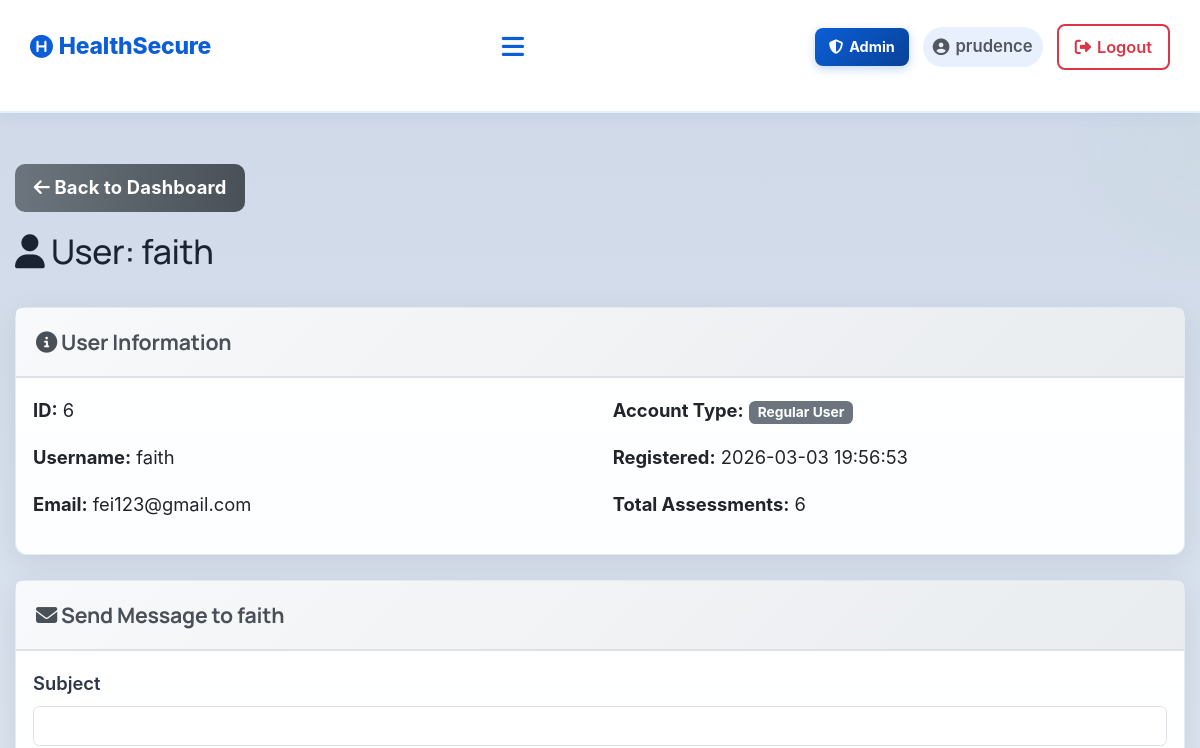
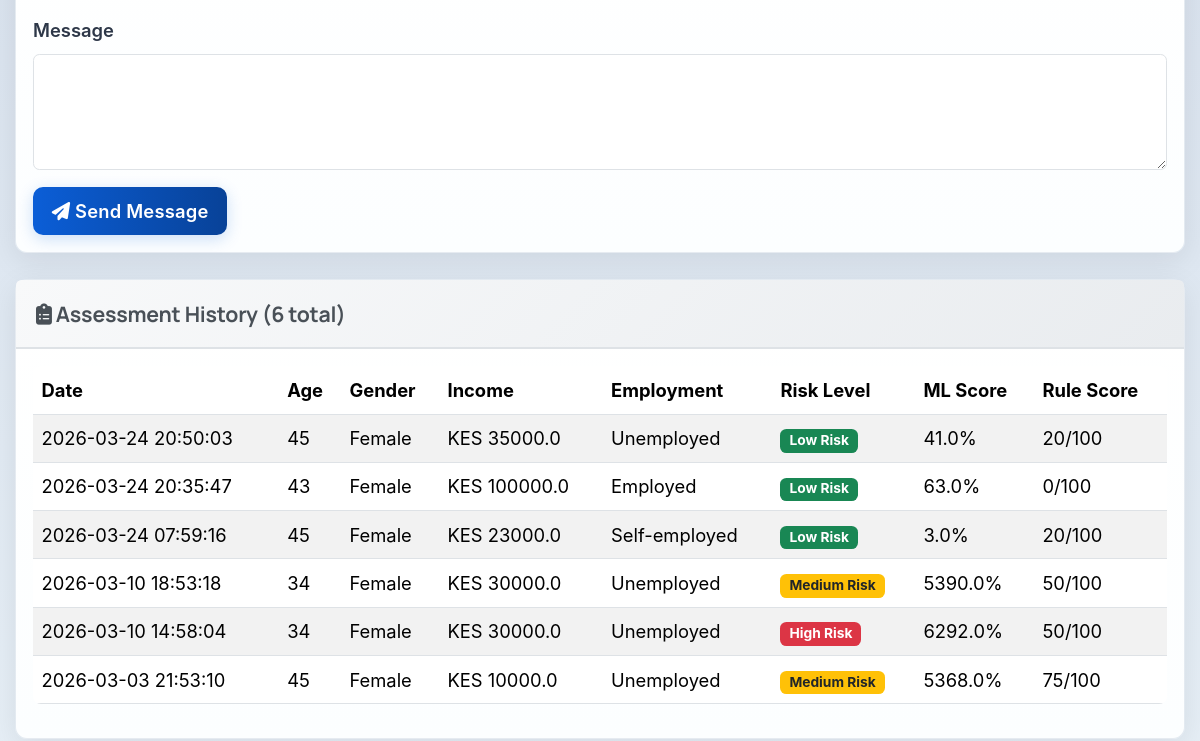
Page /admin/user/6 (signed in, upper part) on the earlier database version (2 pictures, top to bottom).
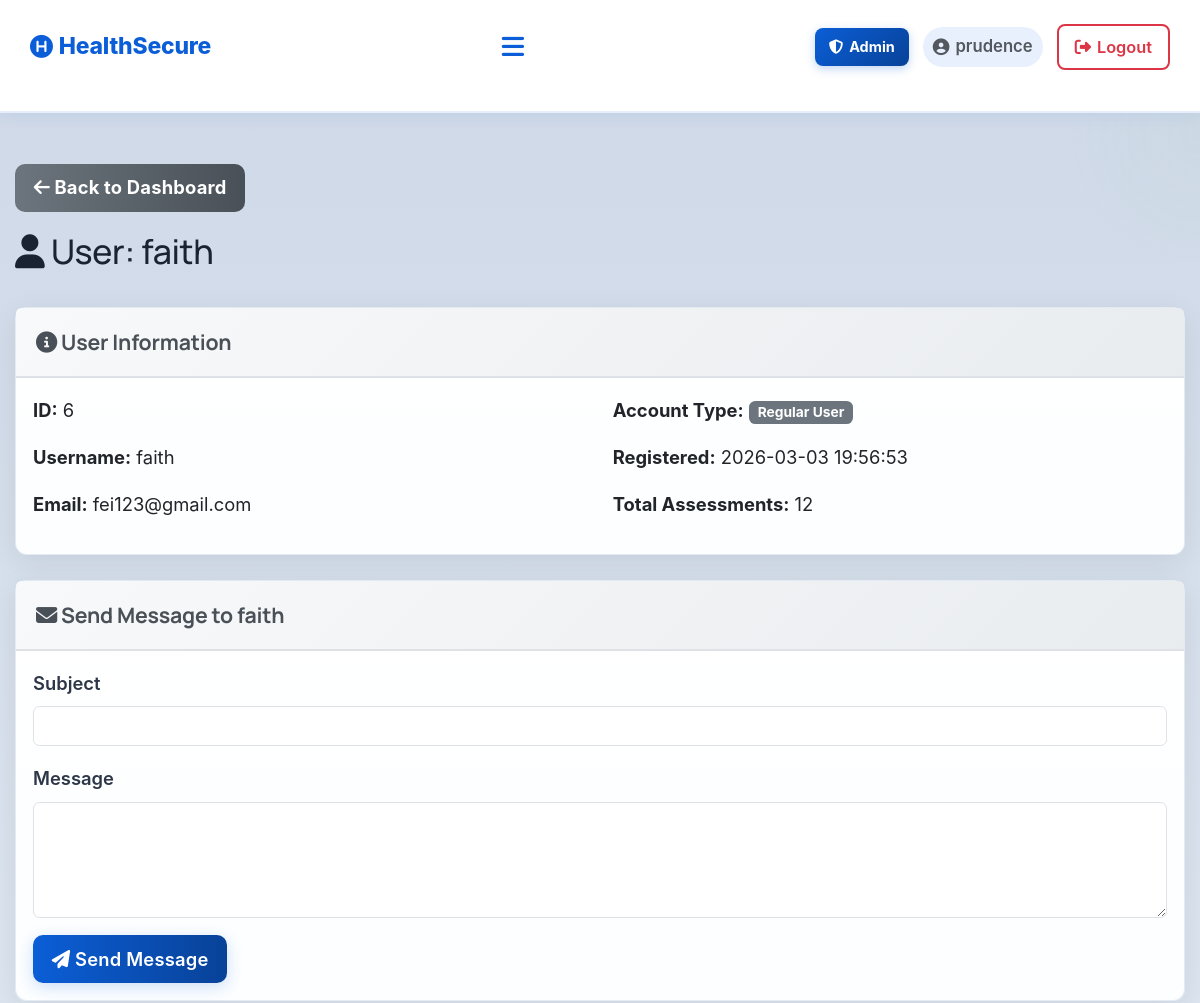
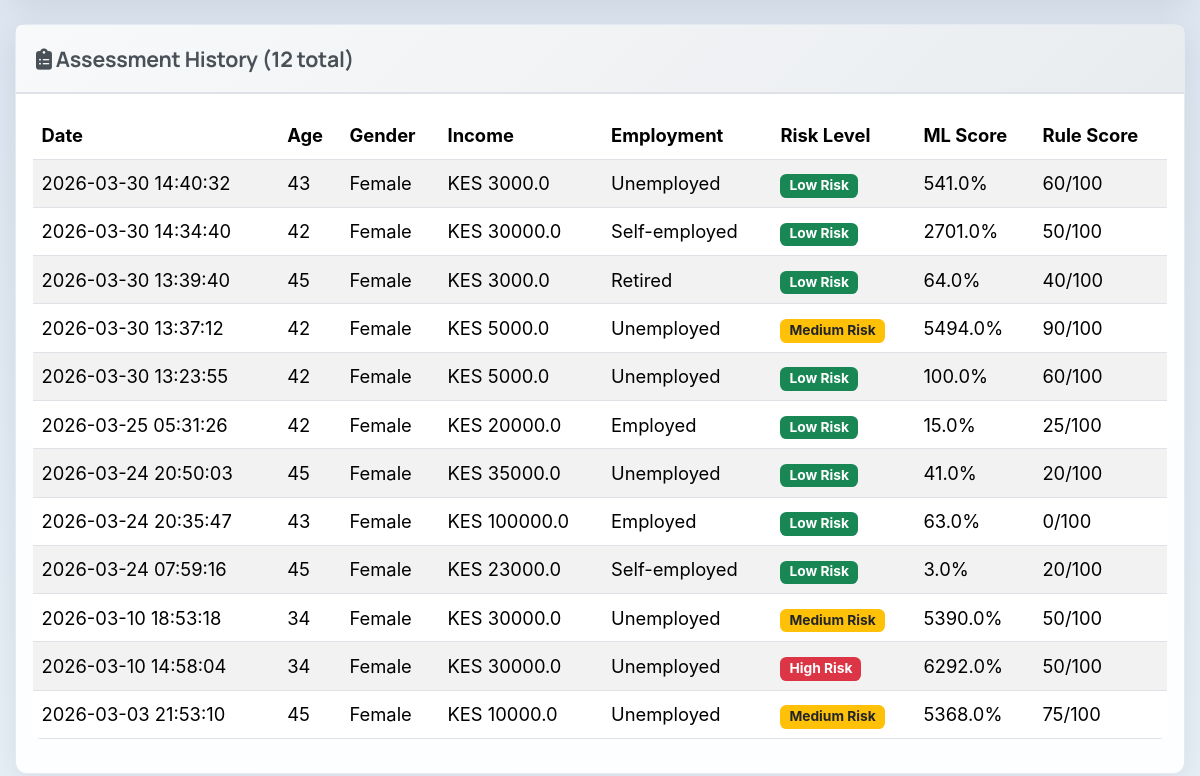
Same page on the later database version (2 pictures, top to bottom).
### tables this page shows
CREATE TABLE assessments (
            id INTEGER PRIMARY KEY AUTOINCREMENT,
            user_id INTEGER NOT NULL,
            age INTEGER,
            gender TEXT,
            marital_status TEXT,
            employment_status TEXT,
            income REAL,
            children INTEGER,
            education_level TEXT,
            residence_type TEXT,
            chronic_illness TEXT,
            family_size INTEGER,
            healthcare_knowledge TEXT,
            hospital_visit_gap REAL,
            routine_checkups INTEGER,
            cancer_screening INTEGER,
            dental_checkup INTEGER,
            mental_health_support INTEGER,
            risk_level TEXT,
            probability REAL,
            created_at TIMESTAMP DEFAULT CURRENT_TIMESTAMP, rule_based_score INTEGER DEFAULT 0, rule_based_category TEXT DEFAULT "Unknown",
            FOREIGN KEY (user_id) REFERENCES users (id)
        );

### app.py (the view)
@app.route('/admin/user/<int:user_id>')
@admin_required
def admin_view_user(user_id):
    conn = get_db_connection()
    user = conn.execute('SELECT * FROM users WHERE id = ?', (user_id,)).fetchone()
    if not user:
        flash('User not found!', 'danger')
        return redirect(url_for('admin_dashboard'))
    assessments = conn.execute('''
        SELECT * FROM assessments
        WHERE user_id = ?
        ORDER BY created_at DESC
    ''', (user_id,)).fetchall()
    conn.close()
    return render_template('admin_user_view.html',
                          username=session.get('username'),
                          user=user,
                          assessments=assessments)

### app.py (called while the page is built)
@app.context_processor
def inject_assessment_results():
    return {
        'has_results': session.get('assessment_result') is not None,
        'assessment_result': session.get('assessment_result'),
        'assessment_user_data': session.get('user_data')
    }

def get_db_connection():
    conn = sqlite3.connect(DATABASE)
    conn.row_factory = sqlite3.Row
    return conn

def is_admin():
    return bool(session.get('logged_in')) and session.get('is_admin', 0) == 1

def admin_required(f):
    from functools import wraps
    @wraps(f)
    def decorated_function(*args, **kwargs):
        if not session.get('logged_in'):
            flash('Please log in to access this page.', 'warning')
            return redirect(url_for('login'))
        if not is_admin():
            flash('Access denied. Admin privileges required.', 'danger')
            return redirect(url_for('index'))
        return f(*args, **kwargs)
    return decorated_function

### templates/admin_user_view.html (shortened to what the changed rows need)
{% extends 'base.html' %}
{% block extra_css %}
<link rel="stylesheet" href="{{ url_for('static', filename='css/admin.css') }}">
{% endblock %}
{% block content %}
<div class="container mt-5">
    <div class="row mb-4">
        <div class="col-12">
            <h2><i class="fas fa-user"></i> User: {{ user.username }}</h2>
        </div>
    </div>
    <div class="card mb-4">
        <div class="card-body">
            <div class="row">
                <div class="col-md-6">
                    <p><strong>Account Type:</strong>
                        {% if user.is_admin == 1 %}
                        <span class="badge bg-danger">Administrator</span>
                        {% else %}
                        <span class="badge bg-secondary">Regular User</span>
                        {% endif %}
                    </p>
                    <p><strong>Registered:</strong> {{ user.created_at }}</p>
                    <p><strong>Total Assessments:</strong> {{ assessments|length }}</p>
                </div>
            </div>
        </div>
    </div>
    <div class="card">
        <div class="card-header">
            <h5><i class="fas fa-clipboard-list"></i> Assessment History ({{ assessments|length }} total)</h5>
        </div>
        <div class="card-body">
            {% if assessments %}
            <div class="table-responsive">
                <table class="table table-striped table-hover">
                    <thead>
                        <tr>
                            <th>Date</th>
                            <th>Age</th>
                            <th>Gender</th>
                            <th>Income</th>
                            <th>Employment</th>
                            <th>Risk Level</th>
                            <th>ML Score</th>
                            <th>Rule Score</th>
                        </tr>
                    </thead>
                    <tbody>
                        {% for assessment in assessments %}
                        <tr>
                            <td>{{ assessment.created_at }}</td>
                            <td>{{ assessment.age }}</td>
                            <td>{{ assessment.gender }}</td>
                            <td>KES {{ assessment.income|round(0) }}</td>
                            <td>{{ assessment.employment_status }}</td>
                            <td>
                                {% if assessment.risk_level == 'High Risk' %}
                                <span class="badge bg-danger">{{ assessment.risk_level }}</span>
                                {% elif assessment.risk_level == 'Medium Risk' %}
                                <span class="badge bg-warning text-dark">{{ assessment.risk_level }}</span>
                                {% else %}
                                <span class="badge bg-success">{{ assessment.risk_level }}</span>
                                {% endif %}
                            </td>
                            <td>{{ (assessment.probability * 100)|round(1) }}%</td>
                            <td>{{ assessment.rule_based_score }}/100</td>
                        </tr>
                        {% endfor %}
                    </tbody>
                </table>
            </div>
            {% else %}
            <p class="text-muted">No assessments yet for this user.</p>
            {% endif %}
        </div>
    </div>
</div>
{% endblock %}

Differences in the rows shown:
added assessments: created_at "2026-03-30 14:40:32", age "43", gender "Female", income "3000.0", employment_status "Unemployed", risk_level "Low Risk", (assessment.probability*100)|round(1) "541.0", rule_based_score "60"
added assessments: created_at "2026-03-30 14:34:40", age "42", gender "Female", income "30000.0", employment_status "Self-employed", risk_level "Low Risk", (assessment.probability*100)|round(1) "2701.0", rule_based_score "50"
added assessments: created_at "2026-03-30 13:39:40", age "45", gender "Female", income "3000.0", employment_status "Retired", risk_level "Low Risk", (assessment.probability*100)|round(1) "64.0", rule_based_score "40"
added assessments: created_at "2026-03-30 13:37:12", age "42", gender "Female", income "5000.0", employment_status "Unemployed", risk_level "Medium Risk", (assessment.probability*100)|round(1) "5494.0", rule_based_score "90"
added assessments: created_at "2026-03-30 13:23:55", age "42", gender "Female", income "5000.0", employment_status "Unemployed", risk_level "Low Risk", (assessment.probability*100)|round(1) "100.0", rule_based_score "60"
added assessments: created_at "2026-03-25 05:31:26", age "42", gender "Female", income "20000.0", employment_status "Employed", risk_level "Low Risk", (assessment.probability*100)|round(1) "15.0", rule_based_score "25"
Other differences:
{{ assessments|length }}: "6" → "12"
